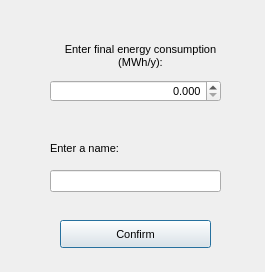
<?xml version="1.0" encoding="UTF-8"?>
<ui version="4.0">
 <class>EnergySourceDialog</class>
 <widget class="QDialog" name="EnergySourceDialog">
  <property name="geometry">
   <rect>
    <x>0</x>
    <y>0</y>
    <width>265</width>
    <height>272</height>
   </rect>
  </property>
  <property name="font">
   <font>
    <family>MS Shell Dlg 2</family>
    <pointsize>9</pointsize>
   </font>
  </property>
  <property name="windowTitle">
   <string>Energy source parameters</string>
  </property>
  <property name="windowIcon">
   <iconset resource="resources.qrc">
    <normaloff>:/images/wizard.png</normaloff>:/images/wizard.png</iconset>
  </property>
  <widget class="QLabel" name="labelName">
   <property name="geometry">
    <rect>
     <x>50</x>
     <y>140</y>
     <width>171</width>
     <height>16</height>
    </rect>
   </property>
   <property name="font">
    <font>
     <family>MS Shell Dlg 2</family>
     <pointsize>8</pointsize>
    </font>
   </property>
   <property name="text">
    <string>Enter a name:</string>
   </property>
  </widget>
  <widget class="QLineEdit" name="lineEditEnergyName">
   <property name="geometry">
    <rect>
     <x>50</x>
     <y>170</y>
     <width>171</width>
     <height>22</height>
    </rect>
   </property>
   <property name="font">
    <font>
     <pointsize>8</pointsize>
    </font>
   </property>
   <property name="maxLength">
    <number>30</number>
   </property>
   <property name="alignment">
    <set>Qt::AlignRight|Qt::AlignTrailing|Qt::AlignVCenter</set>
   </property>
   <property name="placeholderText">
    <string/>
   </property>
  </widget>
  <widget class="QLabel" name="labelFinalEnergyConsumption">
   <property name="geometry">
    <rect>
     <x>50</x>
     <y>40</y>
     <width>181</width>
     <height>31</height>
    </rect>
   </property>
   <property name="font">
    <font>
     <family>MS Shell Dlg 2</family>
     <pointsize>8</pointsize>
    </font>
   </property>
   <property name="text">
    <string>Enter final energy consumption (MWh/y):</string>
   </property>
   <property name="alignment">
    <set>Qt::AlignCenter</set>
   </property>
   <property name="wordWrap">
    <bool>true</bool>
   </property>
  </widget>
  <widget class="QDoubleSpinBox" name="doubleSpinBoxFinalEnergyConsumption">
   <property name="geometry">
    <rect>
     <x>50</x>
     <y>80</y>
     <width>171</width>
     <height>22</height>
    </rect>
   </property>
   <property name="font">
    <font>
     <family>MS Shell Dlg 2</family>
     <pointsize>8</pointsize>
    </font>
   </property>
   <property name="alignment">
    <set>Qt::AlignRight|Qt::AlignTrailing|Qt::AlignVCenter</set>
   </property>
   <property name="decimals">
    <number>3</number>
   </property>
   <property name="maximum">
    <double>99999999999999991611392.000000000000000</double>
   </property>
   <property name="singleStep">
    <double>0.000100000000000</double>
   </property>
  </widget>
  <widget class="QPushButton" name="pushButtonConfirmParams">
   <property name="geometry">
    <rect>
     <x>60</x>
     <y>220</y>
     <width>151</width>
     <height>28</height>
    </rect>
   </property>
   <property name="font">
    <font>
     <family>MS Shell Dlg 2</family>
     <pointsize>8</pointsize>
    </font>
   </property>
   <property name="text">
    <string>Confirm</string>
   </property>
  </widget>
 </widget>
 <resources>
 </resources>
 <connections/>
</ui>
